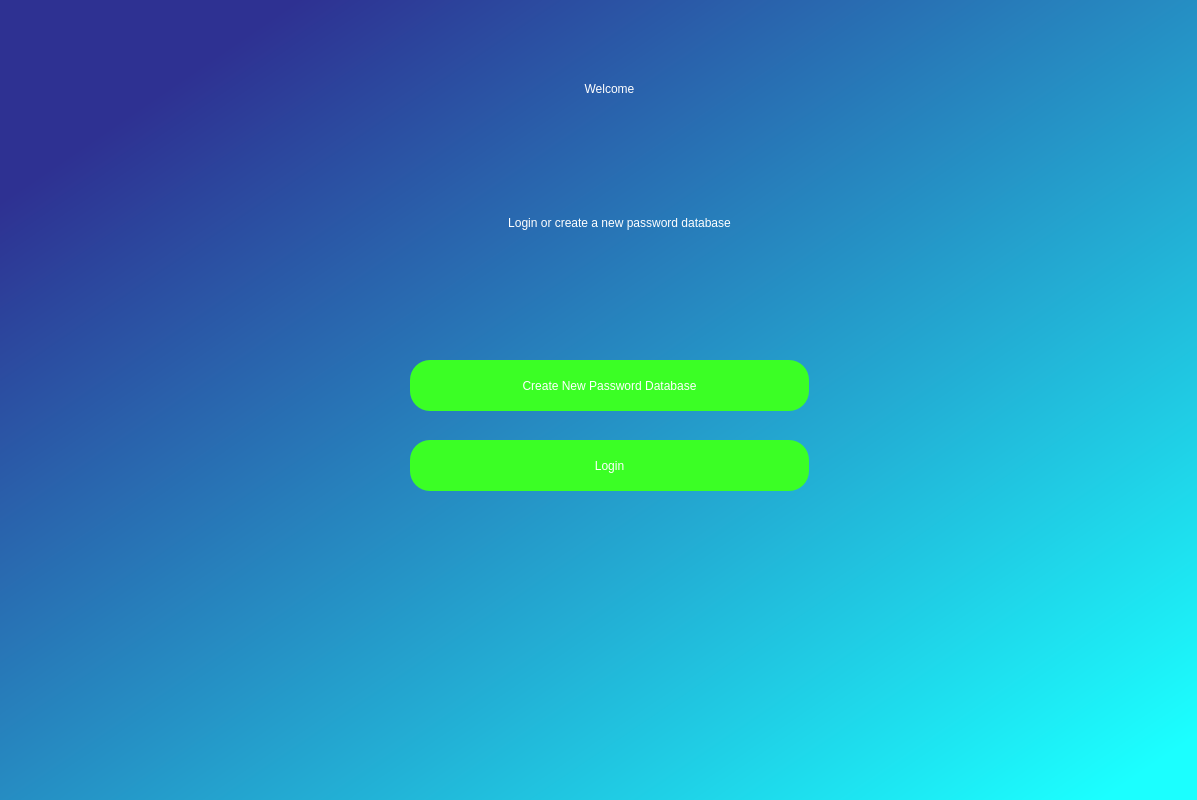
<?xml version="1.0" encoding="UTF-8"?>
<ui version="4.0">
 <class>DialogWelcomeScreen</class>
 <widget class="QDialog" name="DialogWelcomeScreen">
  <property name="geometry">
   <rect>
    <x>0</x>
    <y>0</y>
    <width>1197</width>
    <height>800</height>
   </rect>
  </property>
  <property name="windowTitle">
   <string>Dialog</string>
  </property>
  <widget class="QWidget" name="widgetBackground" native="true">
   <property name="geometry">
    <rect>
     <x>0</x>
     <y>0</y>
     <width>1200</width>
     <height>800</height>
    </rect>
   </property>
   <property name="styleSheet">
    <string notr="true">QWidget#widgetBackground{
background-color:qlineargradient(spread:pad, x1:0.118751, y1:0.131, x2:0.960452, y2:0.954, stop:0 rgba(46, 49, 146, 255), stop:1 rgba(27, 255, 255, 255))}</string>
   </property>
   <widget class="QPushButton" name="pushButtonLogin">
    <property name="enabled">
     <bool>true</bool>
    </property>
    <property name="geometry">
     <rect>
      <x>410</x>
      <y>440</y>
      <width>399</width>
      <height>51</height>
     </rect>
    </property>
    <property name="styleSheet">
     <string notr="true">color:rgb(255, 255, 255);
background-color:rgb(59, 255, 37);
font: 14pt &quot;MS Shell Dlg 2&quot;;
border-radius:20px;</string>
    </property>
    <property name="text">
     <string>Login</string>
    </property>
   </widget>
   <widget class="QLabel" name="labelLogin">
    <property name="geometry">
     <rect>
      <x>420</x>
      <y>210</y>
      <width>399</width>
      <height>25</height>
     </rect>
    </property>
    <property name="styleSheet">
     <string notr="true">font: 16pt &quot;MS Shell Dlg 2&quot;;color:rgb(255, 255, 255)</string>
    </property>
    <property name="text">
     <string>Login or create a new password database</string>
    </property>
    <property name="alignment">
     <set>Qt::AlignCenter</set>
    </property>
   </widget>
   <widget class="QLabel" name="labelWelcome">
    <property name="geometry">
     <rect>
      <x>410</x>
      <y>60</y>
      <width>399</width>
      <height>58</height>
     </rect>
    </property>
    <property name="styleSheet">
     <string notr="true">font: 36pt &quot;MS Shell Dlg 2&quot;;
color: rgb(255, 255, 255);</string>
    </property>
    <property name="text">
     <string>Welcome</string>
    </property>
    <property name="alignment">
     <set>Qt::AlignCenter</set>
    </property>
   </widget>
   <widget class="QPushButton" name="pushButtonCreateNewPasswordDatabase">
    <property name="enabled">
     <bool>true</bool>
    </property>
    <property name="geometry">
     <rect>
      <x>410</x>
      <y>360</y>
      <width>399</width>
      <height>51</height>
     </rect>
    </property>
    <property name="styleSheet">
     <string notr="true">color:rgb(255, 255, 255);
background-color:rgb(59, 255, 37);
font: 14pt &quot;MS Shell Dlg 2&quot;;
border-radius:20px;</string>
    </property>
    <property name="text">
     <string>Create New Password Database</string>
    </property>
   </widget>
  </widget>
 </widget>
 <resources/>
 <connections/>
</ui>
